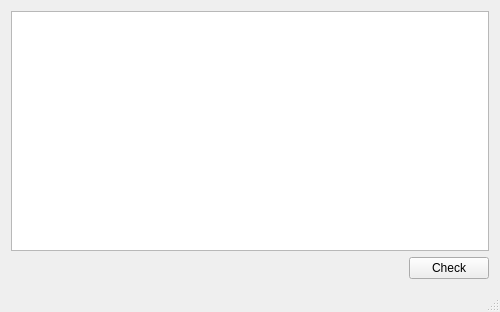
<?xml version="1.0" encoding="UTF-8"?>
<ui version="4.0">
 <class>MainWindow</class>
 <widget class="QMainWindow" name="MainWindow">
  <property name="geometry">
   <rect>
    <x>0</x>
    <y>0</y>
    <width>500</width>
    <height>312</height>
   </rect>
  </property>
  <property name="sizePolicy">
   <sizepolicy hsizetype="Minimum" vsizetype="Minimum">
    <horstretch>0</horstretch>
    <verstretch>0</verstretch>
   </sizepolicy>
  </property>
  <property name="minimumSize">
   <size>
    <width>500</width>
    <height>312</height>
   </size>
  </property>
  <property name="windowTitle">
   <string>Spell Checker</string>
  </property>
  <property name="windowOpacity">
   <double>1.000000000000000</double>
  </property>
  <widget class="QWidget" name="centralWidget">
   <layout class="QVBoxLayout" name="verticalLayout_2">
    <item>
     <widget class="QTextEdit" name="textEdit"/>
    </item>
    <item>
     <layout class="QHBoxLayout" name="buttonLayout">
      <item>
       <widget class="QLabel" name="autoCorrectLabel">
        <property name="font">
         <font>
          <pointsize>12</pointsize>
         </font>
        </property>
        <property name="text">
         <string/>
        </property>
       </widget>
      </item>
      <item>
       <spacer name="horizontalSpacer">
        <property name="orientation">
         <enum>Qt::Horizontal</enum>
        </property>
        <property name="sizeHint" stdset="0">
         <size>
          <width>40</width>
          <height>20</height>
         </size>
        </property>
       </spacer>
      </item>
      <item>
       <widget class="QPushButton" name="actionButton">
        <property name="text">
         <string>Check</string>
        </property>
       </widget>
      </item>
     </layout>
    </item>
   </layout>
  </widget>
  <widget class="QMenuBar" name="menuBar">
   <property name="geometry">
    <rect>
     <x>0</x>
     <y>0</y>
     <width>500</width>
     <height>22</height>
    </rect>
   </property>
  </widget>
  <widget class="QStatusBar" name="statusBar"/>
 </widget>
 <layoutdefault spacing="6" margin="11"/>
 <resources/>
 <connections/>
</ui>
